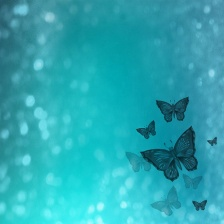
#> input picture examples/open_cv/images/image-224x224.jpg, 224 x 224 px
$ python jpg_to_GREEN_image.py
#> lines starting #> are read from the running program, lines starting #| are printed output that depends on the picture
import os
import cv2
import numpy as np

file_name = input("Enter jpg file name: ")
#> the answer given: images/image-224x224.jpg
#base_name = os.path.basename(file_name)
#file_name = os.path.splitext(base_name)[0]

inp_file = f'{file_name}'

# Open image and resize to 512x512
img = cv2.imread(inp_file)
#> img is the input picture: shape (224, 224, 3); mean B, G, R 178.8, 167.3, 43.2

img[:, :, (0, 2)] = 0
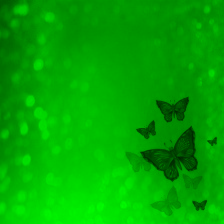
#> img: shape (224, 224, 3); mean B, G, R 0, 167.3, 0

# Display resized image
cv2.imshow('Resized Image', img)
if cv2.waitKey(0) == 10:
#> (key Esc is pressed here)
    cv2.destroyAllWindows()
